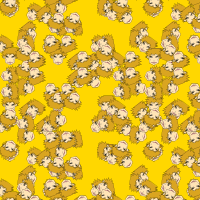
Frame 1 (no input)
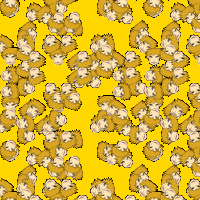
Frame 60 (the mouse pressed at the canvas centre just before this capture)
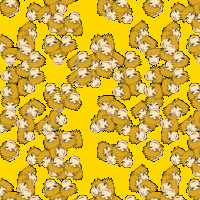
Frame 120 (the mouse held since frame 60 and released just before this capture)

The Processing sketch that drew these frames (run headless with seeded random() and noise(); from frame 60 on, the mouse is pressed at the canvas centre):

// Processing sketch: processing_14561
// ── processing_14561.pde

void setup() {
  size(200,200);
    background(#ffd700);
}
void draw() {
//  translate(50,50);
//  rect(0,0,100,100);
  scale(0.1,0.1);
//  background(#ffd700);
  //colorMode(HSB,random(360),100,100);


    for(int x=0; x<1200; x=x+80){
      for(int y=0; y<1200; y=y+80){
    
    pushMatrix();
    translate(x+x,y+y);
//    rotate(radians(frameCount*sin(x)));
//    scale(0.9);
      rotate(radians(x*x));
      rotate(radians(y*y));
    
    myDraw();
    popMatrix();
    
  }
}
}
void myDraw(){


//얼굴형
stroke(0);
strokeWeight(1.5);
fill(#FFE4B5);
 
beginShape();
vertex(47,55);
vertex(47,90);
vertex(52,140);
vertex(58,150);
vertex(90,168);
vertex(95,170);
vertex(105,170);
vertex(110,168);
vertex(142,150);
vertex(147,140);
vertex(152,90);
vertex(152,55);
 
endShape(CLOSE);
 
//왼쪽머리
fill(#DAA520);
beginShape();
vertex(75,0);
vertex(77,10);
vertex(50,2);
vertex(55,15);
vertex(28,10);
vertex(45,30);
vertex(14,34);
vertex(37,50);
vertex(14,54);
vertex(32,70);
vertex(14,80);
vertex(30,87);
vertex(20,96);
vertex(30,97);
 
//endShape();
 
//이마머리
//beginShape();
vertex(48,92);
vertex(50,110);
vertex(54,92);
vertex(56,82);
vertex(57,74);
vertex(58,68);
vertex(60,80);
vertex(61,90);
vertex(63,95);
vertex(65,80);
vertex(68,60);
vertex(70,68);
vertex(76,56);
vertex(76,68);
vertex(90,60);
vertex(90,70);
vertex(100,60);
vertex(98,73);
vertex(110,60);
vertex(108,70);
vertex(120,55);
vertex(130,65);
vertex(130,60);
vertex(140,73);
vertex(142,63);
vertex(144,100);
vertex(147,80);
vertex(150,105);
vertex(152,90);
vertex(160,80);
//endShape();
 
//오른쪽머리
//beginShape();
vertex(167,100);
vertex(180,98);
vertex(173,90);
vertex(185,80);
vertex(175,75);
vertex(195,65);
vertex(180,55);
vertex(190,35);
vertex(182,38);
vertex(192,23);
vertex(170,28);
vertex(185,15);
vertex(170,17);
vertex(180,5);
vertex(160,10);
vertex(170,0);
vertex(75,0);
 
endShape(CLOSE);
 
//오른쪽귀
fill(#FFE4B5);
beginShape();
vertex(152,90);
vertex(155,85);
vertex(160,80);
vertex(162,78);
vertex(170,87);
vertex(170,88);
vertex(172,89);
vertex(170,97);
vertex(165,100);
vertex(162,104);
vertex(158,107);
vertex(155,104);
vertex(153,102);
 
endShape();
 
beginShape();
vertex(160,100);
vertex(165,92);
endShape();
 
 
//왼쪽귀
 
beginShape();
vertex(47,90);
vertex(40,80);
vertex(38,78);
vertex(30,87);
vertex(30,88);
vertex(28,89);
vertex(30,97);
vertex(35,100);
vertex(38,104);
vertex(42,107);
vertex(45,104);
vertex(47,102);
 
endShape();
 
 
beginShape();
vertex(40,100);
vertex(35,95);
vertex(35,90);
vertex(38,85);
 
endShape();
 
//이마주름
 
fill(#DCDCDC);
stroke(0);
strokeWeight(0.5);
line(75,68,72,80);
line(132,65,135,80);
 
//광대뼈
 
beginShape();
vertex(55,110);
vertex(62,118);
vertex(63,126);
endShape();
 
beginShape();
vertex(145,110);
vertex(138,118);
vertex(137,126);
endShape();
 
//눈
fill(#B0C4DE);
stroke(0);
strokeWeight(1.5);
line(67,92,84,92);
line(70,98,82,98);
 
line(116,92,133,92);
line(118,98,130,98);
 
ellipse(76,95,7,5);//좌동공
ellipse(124,95,7,5);//우동공
 
 
 
//코
stroke(0);
strokeWeight(1);
beginShape();
vertex(94,130);
vertex(97,127);
vertex(97,130);
endShape();
 
beginShape();
vertex(106,130);
vertex(103,127);
vertex(103,130);
endShape();
 
 
//입
fill(#DB7093);
beginShape();
vertex(70,140);
vertex(75,145);
vertex(95,150);
vertex(100,151);
vertex(105,150);
vertex(125,145);
vertex(130,140);
 
 
vertex(125,142);
vertex(105,145);
vertex(95,145);
vertex(75,142);
 
endShape(CLOSE);
line(97,140,103,140);
 
beginShape();
vertex(92,152);
vertex(93,153);
vertex(100,154);
vertex(107,153);
vertex(108,152);
endShape();
 
 
 
//눈썹
fill(0);
stroke(0);
strokeWeight(2);
beginShape();
vertex(56,80);
vertex(72,82);
vertex(85,88);
vertex(68,88);
vertex(65,88);
endShape(CLOSE);
 
beginShape();
vertex(144,80);
vertex(128,82);
vertex(115,88);
vertex(132,88);
vertex(135,88);
endShape(CLOSE);

}
